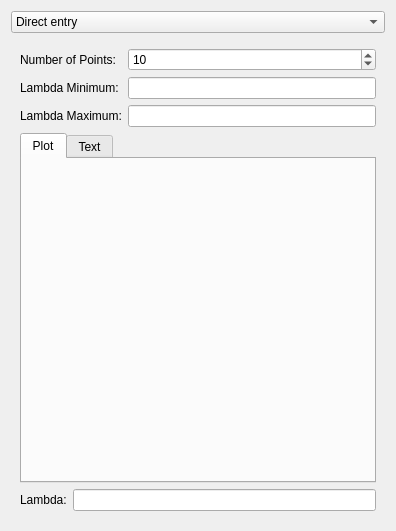
<?xml version="1.0" encoding="UTF-8"?>
<ui version="4.0">
 <class>SolveInverseProblemWithTSVDDialog</class>
 <widget class="QDialog" name="SolveInverseProblemWithTSVDDialog">
  <property name="geometry">
   <rect>
    <x>0</x>
    <y>0</y>
    <width>396</width>
    <height>531</height>
   </rect>
  </property>
  <property name="minimumSize">
   <size>
    <width>360</width>
    <height>375</height>
   </size>
  </property>
  <property name="windowTitle">
   <string>Dialog</string>
  </property>
  <layout class="QGridLayout" name="gridLayout">
   <item row="0" column="0">
    <widget class="QComboBox" name="lambdaMethodComboBox_">
     <item>
      <property name="text">
       <string>Direct entry</string>
      </property>
     </item>
     <item>
      <property name="text">
       <string>Slider</string>
      </property>
     </item>
     <item>
      <property name="text">
       <string>L-curve</string>
      </property>
     </item>
    </widget>
   </item>
   <item row="1" column="0">
    <widget class="QStackedWidget" name="stackedWidget">
     <property name="currentIndex">
      <number>2</number>
     </property>
     <widget class="QWidget" name="page">
      <layout class="QGridLayout" name="gridLayout_6">
       <item row="0" column="0">
        <widget class="QLabel" name="label">
         <property name="text">
          <string>Lambda:</string>
         </property>
        </widget>
       </item>
       <item row="0" column="1">
        <widget class="QDoubleSpinBox" name="lambdaDoubleSpinBox_">
         <property name="decimals">
          <number>8</number>
         </property>
         <property name="maximum">
          <double>999999999.000000000000000</double>
         </property>
        </widget>
       </item>
      </layout>
     </widget>
     <widget class="QWidget" name="page_2">
      <layout class="QFormLayout" name="formLayout_2">
       <item row="0" column="0">
        <layout class="QHBoxLayout" name="horizontalLayout">
         <item>
          <widget class="QLabel" name="label_2">
           <property name="text">
            <string>Lambda:</string>
           </property>
          </widget>
         </item>
         <item>
          <widget class="QDoubleSpinBox" name="lambdaSliderDoubleSpinBox_">
           <property name="readOnly">
            <bool>false</bool>
           </property>
           <property name="decimals">
            <number>8</number>
           </property>
           <property name="maximum">
            <double>999999999.000000000000000</double>
           </property>
           <property name="singleStep">
            <double>0.000100000000000</double>
           </property>
          </widget>
         </item>
        </layout>
       </item>
       <item row="2" column="0">
        <widget class="QGroupBox" name="groupBox">
         <property name="title">
          <string>Range Settings</string>
         </property>
         <layout class="QGridLayout" name="gridLayout_7">
          <item row="0" column="0">
           <widget class="QLabel" name="label_3">
            <property name="text">
             <string>From</string>
            </property>
           </widget>
          </item>
          <item row="0" column="1">
           <widget class="QDoubleSpinBox" name="lambdaMinDoubleSpinBox_">
            <property name="decimals">
             <number>8</number>
            </property>
            <property name="maximum">
             <double>999999999.000000000000000</double>
            </property>
           </widget>
          </item>
          <item row="1" column="0">
           <widget class="QLabel" name="label_4">
            <property name="text">
             <string>Step Size</string>
            </property>
           </widget>
          </item>
          <item row="1" column="1">
           <widget class="QDoubleSpinBox" name="lambdaResolutionDoubleSpinBox_">
            <property name="decimals">
             <number>8</number>
            </property>
            <property name="maximum">
             <double>999999999.000000000000000</double>
            </property>
           </widget>
          </item>
          <item row="2" column="0">
           <widget class="QLabel" name="label_5">
            <property name="text">
             <string>To</string>
            </property>
           </widget>
          </item>
          <item row="2" column="1">
           <widget class="QDoubleSpinBox" name="lambdaMaxDoubleSpinBox_">
            <property name="decimals">
             <number>8</number>
            </property>
            <property name="maximum">
             <double>999999999.000000000000000</double>
            </property>
           </widget>
          </item>
         </layout>
        </widget>
       </item>
       <item row="1" column="0" colspan="2">
        <widget class="QSlider" name="lambdaSlider_">
         <property name="orientation">
          <enum>Qt::Horizontal</enum>
         </property>
        </widget>
       </item>
      </layout>
     </widget>
     <widget class="QWidget" name="page_3">
      <layout class="QVBoxLayout" name="verticalLayout">
       <item>
        <layout class="QGridLayout" name="gridLayout_2">
         <item row="0" column="0">
          <widget class="QLabel" name="label_6">
           <property name="text">
            <string>Number of Points:</string>
           </property>
          </widget>
         </item>
         <item row="0" column="1">
          <widget class="QSpinBox" name="lambdaNumberSpinBox_">
           <property name="maximum">
            <number>9999999</number>
           </property>
           <property name="value">
            <number>10</number>
           </property>
          </widget>
         </item>
         <item row="1" column="0">
          <widget class="QLabel" name="label_8">
           <property name="text">
            <string>Lambda Minimum:</string>
           </property>
          </widget>
         </item>
         <item row="1" column="1">
          <widget class="QLineEdit" name="lCurveMinLineEdit_"/>
         </item>
         <item row="2" column="0">
          <widget class="QLabel" name="label_9">
           <property name="text">
            <string>Lambda Maximum:</string>
           </property>
          </widget>
         </item>
         <item row="2" column="1">
          <widget class="QLineEdit" name="lCurveMaxLineEdit_"/>
         </item>
        </layout>
       </item>
       <item>
        <widget class="QTabWidget" name="tabWidget">
         <property name="currentIndex">
          <number>0</number>
         </property>
         <widget class="QWidget" name="plotTab_">
          <attribute name="title">
           <string>Plot</string>
          </attribute>
          <layout class="QVBoxLayout" name="verticalLayout_6"/>
         </widget>
         <widget class="QWidget" name="tab_2">
          <attribute name="title">
           <string>Text</string>
          </attribute>
          <layout class="QHBoxLayout" name="horizontalLayout_2">
           <item>
            <widget class="QTextEdit" name="lCurveTextEdit_">
             <property name="readOnly">
              <bool>true</bool>
             </property>
            </widget>
           </item>
          </layout>
         </widget>
        </widget>
       </item>
       <item>
        <layout class="QHBoxLayout" name="horizontalLayout_3">
         <item>
          <widget class="QLabel" name="label_7">
           <property name="text">
            <string>Lambda:</string>
           </property>
          </widget>
         </item>
         <item>
          <widget class="QLineEdit" name="lCurveLambdaLineEdit_">
           <property name="readOnly">
            <bool>true</bool>
           </property>
          </widget>
         </item>
        </layout>
       </item>
      </layout>
     </widget>
    </widget>
   </item>
  </layout>
 </widget>
 <resources/>
 <connections>
  <connection>
   <sender>lambdaMethodComboBox_</sender>
   <signal>currentIndexChanged(int)</signal>
   <receiver>stackedWidget</receiver>
   <slot>setCurrentIndex(int)</slot>
   <hints>
    <hint type="sourcelabel">
     <x>182</x>
     <y>49</y>
    </hint>
    <hint type="destinationlabel">
     <x>182</x>
     <y>196</y>
    </hint>
   </hints>
  </connection>
  <connection>
   <sender>stackedWidget</sender>
   <signal>currentChanged(int)</signal>
   <receiver>lambdaMethodComboBox_</receiver>
   <slot>setCurrentIndex(int)</slot>
   <hints>
    <hint type="sourcelabel">
     <x>182</x>
     <y>196</y>
    </hint>
    <hint type="destinationlabel">
     <x>182</x>
     <y>49</y>
    </hint>
   </hints>
  </connection>
 </connections>
</ui>
